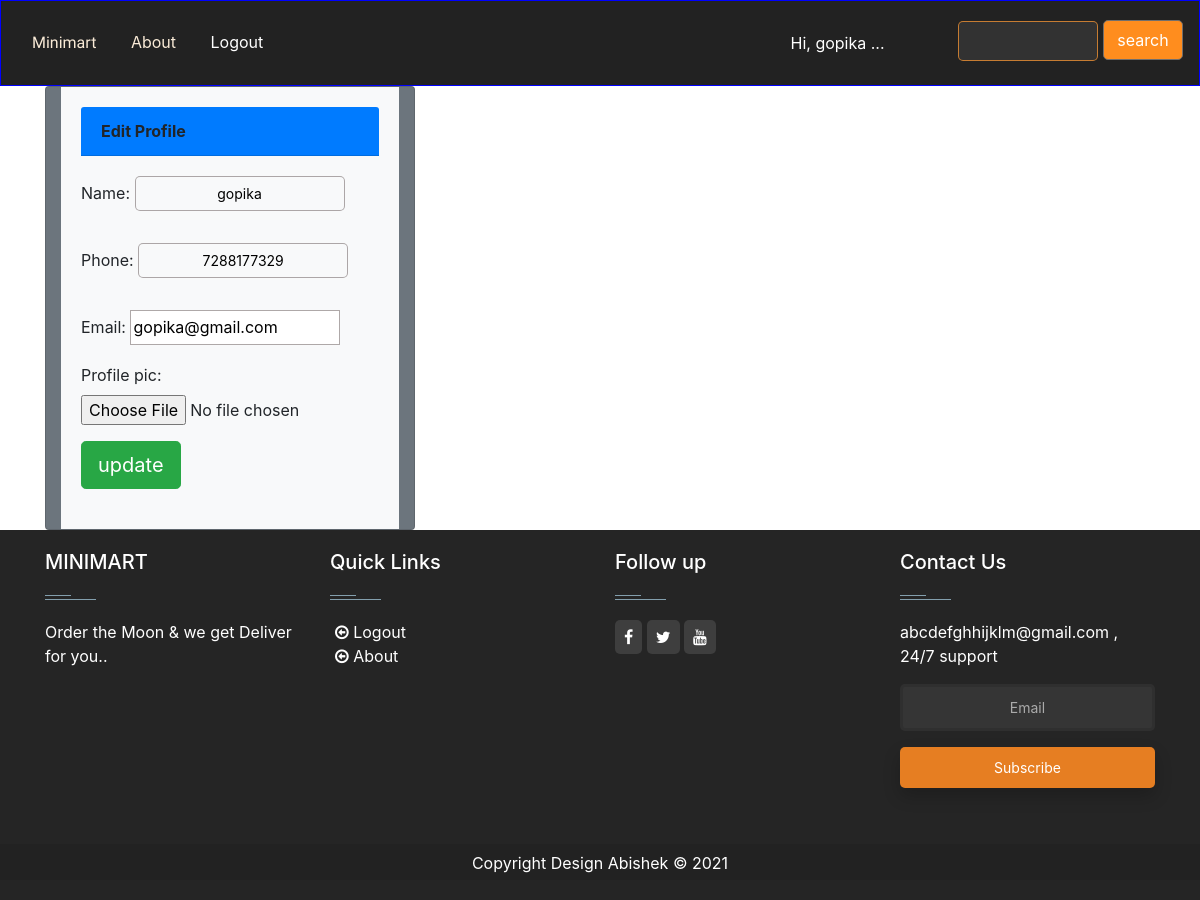
Screenshot of /edit_profile/ (signed in) with the database file from the repository.
### MiniMart/models.py (models this page shows, shortened)
class Customer(models.Model):
    user = models.OneToOneField(User, blank=True, null=True, on_delete=models.CASCADE)
    name = models.CharField(max_length=50, null=True)
    phone = models.CharField( max_length=50, null=True)
    email = models.EmailField(null=True, max_length=254)
    profile_pic = models.ImageField(default = "PIC_Pass_size.jpg" , null = True, blank = True)
    date_created = models.DateTimeField(auto_now_add=True)

### MiniMart/views.py (the view)
# urls.py: path('edit_profile/', views.edit_profile, name= 'edit_profile'),
def edit_profile(request):
    update_form = user_update(instance = request.user.customer)
    if request.method == 'POST':
        update_form = user_update(request.POST, request.FILES ,instance=request.user.customer)
        if update_form.is_valid:
            update_form.save()
            print(update_form)
            return redirect('about', request.user.customer.id)
    context = {'update_form': update_form}
    return render(request, "Minimart/edit_profile.html", context)

### MiniMart/forms.py
class user_update(ModelForm):
    class Meta:
        model = Customer
        fields = '__all__'
        exclude = ['user']

### MiniMart/templates/MiniMart/edit_profile.html (shortened to what this page needs)
{%      extends 'MiniMart/Home.html'        %}
{%  load static     %}
{%      block content       %}
<div class="container-md">
    <div class="card col-4 bg-secondary">
        <div class="card-body bg-light">
            <div class="card-header bg-primary"><strong>Edit Profile</strong></div>
        <form class="form-update" action="" enctype="multipart/form-data" method="POST">
            {{update_form.as_p}}
            <input class="btn btn-lg btn-success" type="submit" value="update">
        </form>
    </div>
    </div>
</div>
{%      endblock        %}

### MiniMart/templates/MiniMart/navbar.html (shortened to what this page needs)
{%    load static   %}
<link rel="stylesheet" href="{% static 'css/navbar.css' %}">
<div class="container1">
  <div class="navbar">
    <div class="first4">
      <a id="logo" href="{% url 'home' %}">Minimart</a>
      {% if request.user.is_authenticated and not request.user.is_staff and not request.user.is_Admin %}
      <a href="{% url 'about' request.user.customer.id %}">About</a>
      {%  endif   %}
      {%  if request.user.is_authenticated %}
      <a style="color: white;" href="{%   url 'logout' %}">Logout</a>
      {%  else  %}
      <a href="{% url 'login' %}">Login</a>
      {%  endif   %}
    </div>
    <div style="color: white;" class="logout">
       Hi,
      {%  if request.user.is_authenticated %}
       {{request.user  }}
      {%  else %}
      {{ "" }}
      {%  endif %}...
    </div>
    <div class="search-btn">
      <form action="">
        <input type="text"  name="search" value="">
        <button class="but" type="submit">search</button>
      </form>
    </div>
  </div>
</div>

### static/css/navbar.css (style rules this page uses)
#logo { color: antiquewhite; font-family: 'Goblin One', cursive; font: 15px }
.container1 { display: grid !important; border: blue solid 1px ; background-color: #222; width: 100%; }
@media only screen and (min-width: 600px) { .container1 .navbar .first4 { grid-template-columns: repeat(2,1fr); } }
@media screen and (min-width: 960px) { .container1 .navbar .first4 { grid-template-columns: repeat(4,1fr); } }
@media screen and (min-width: 1200px) { .container1 .navbar .first4 { grid-template-columns: repeat(4,1fr) } }
.container1 .navbar .first4 a { color: antiquewhite; padding: 0 15px; }
.first4 { width: 60%; }
.search-btn { position: relative; margin-top: 10px; }
.container1 .search-btn input { width: 140px; height: 40px; border: #e98d32ce 1px solid; }
.container1 .search-btn .but { width: 80px; height: 40px; border-radius: 5px; color: rgb(255, 255, 255); margin-top: 1px; background-color: #ff8d1e; border: #726e6b 1px solid; }

### static/css/footer.css (style rules this page uses)
.btn { background-color: #ff8d1e; color:#fff; }
input[type="text"] { background: rgba(255,255,255,0.075); padding: 10px 15px; color: #aaa; border: 3px solid rgba(0,0,0,0.1); font-size: 14px; margin-bottom: 16px; border-radius: 5px; transition: all 0.2s cubic-bezier(0.4,0,0.2,1); transition-delay: 0.2s; text-align: center; width: 100%; }

### MiniMart/templates/MiniMart/edit_profile.html (style rules this page uses)
.form-update input[type="text"] { width: 210px !important; height: 35px !important; border: rgba(131, 122, 122, 0.651) solid 1px; color: black; }
.form-update input[type="email"] { width: 210px !important; height: 35px !important; border: rgba(131, 122, 122, 0.651) solid 1px; }
.form-update { padding: 20px 0; }

### rows the page displays
Customer: name "gopika", phone "7288177329", email "gopika@gmail.com"

### other values shown
{{ request.user }} "gopika"
